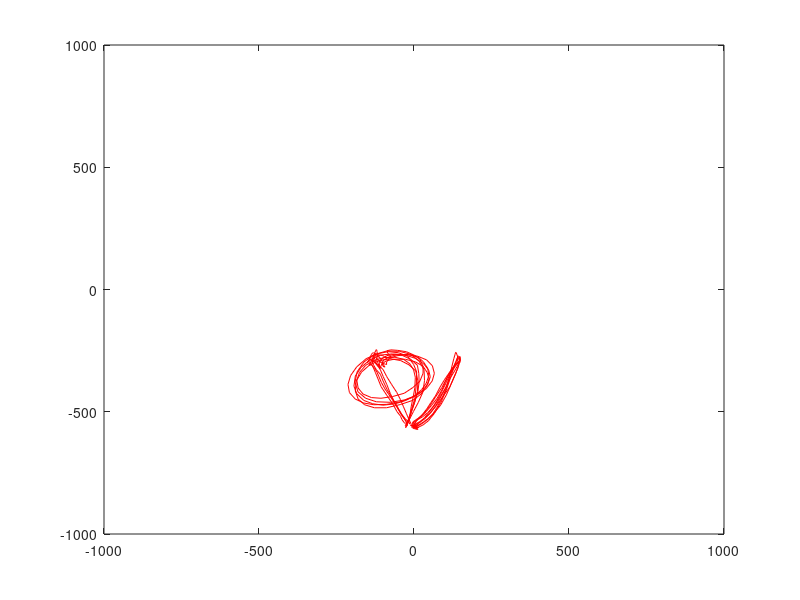
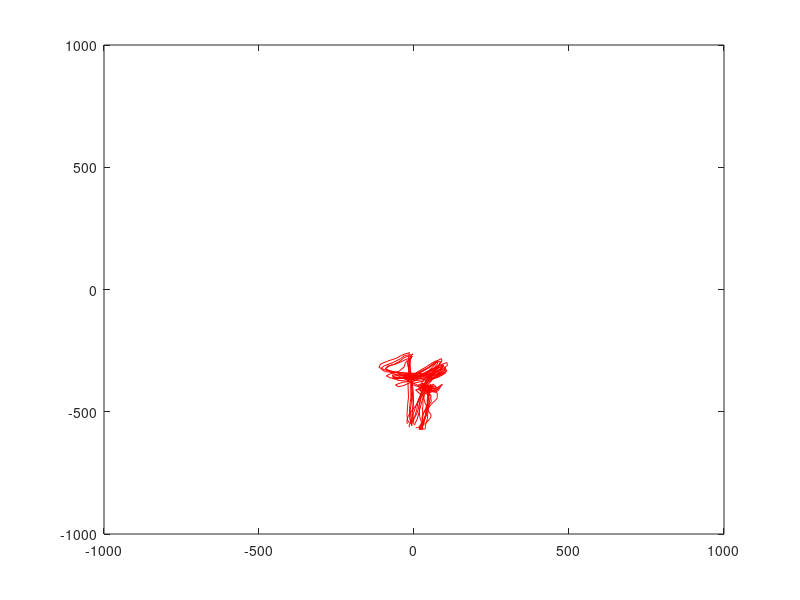
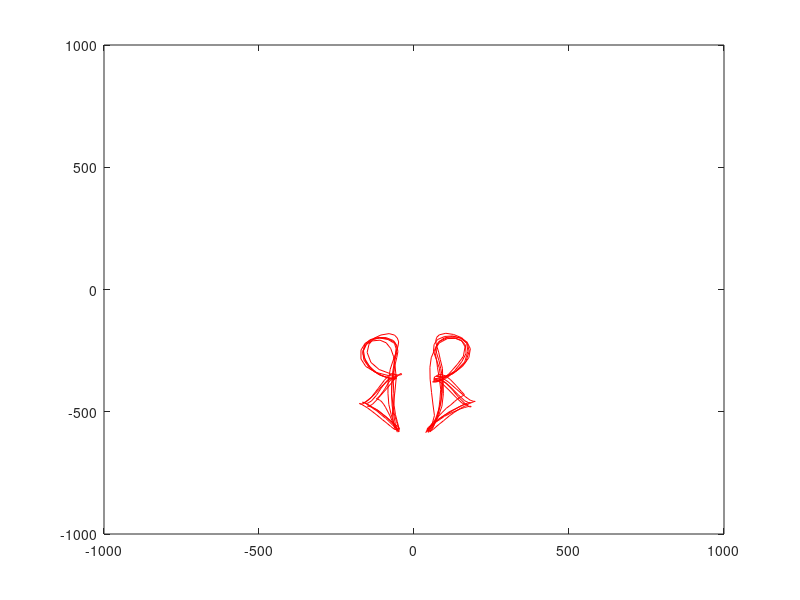
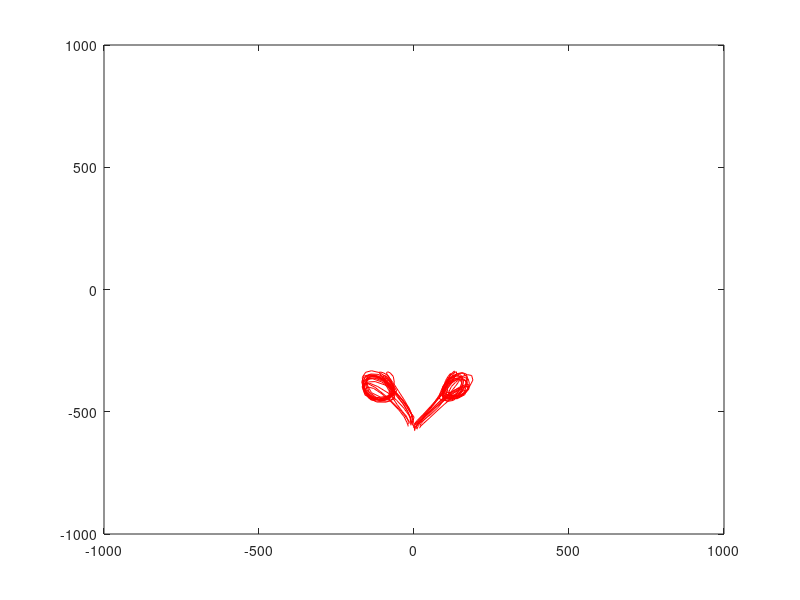

Write MATLAB code to recreate these figures, in order.
clear all; %close all; clc;
load('DATA_2nd_signer_G');

for i =1:16
figure(i+14);hold on;box on;

for j = 1:5
A = DATA{i}{j};
h1 = plot(A(:,3),A(:,4),'r');
h2 = plot(A(:,1),A(:,2),'r');

xlim([-1000 1000]);
ylim([-1000 1000])

rotate(h1,[0 0 1],180);
rotate(h2,[0 0 1],180);

rotate(h1,[0 1 0],180);
rotate(h2,[0 1 0],180);

clear A h1 h2 h3
end
end